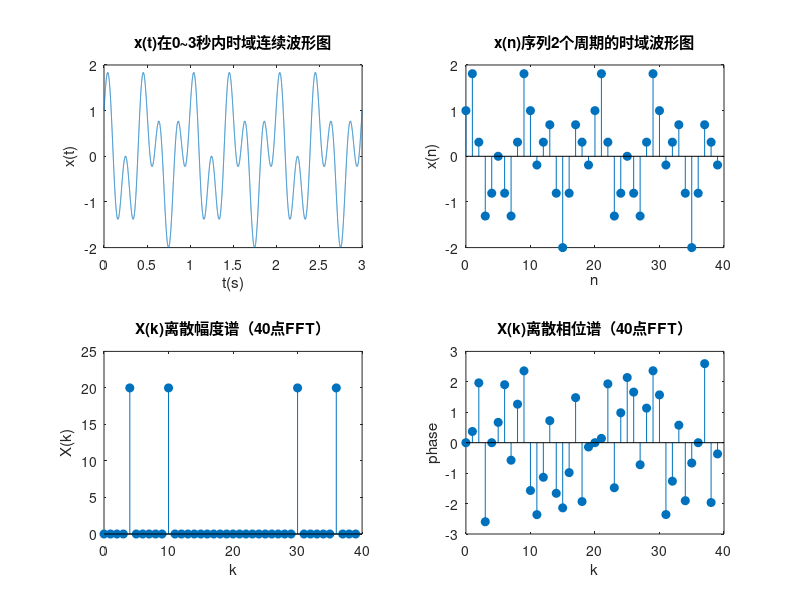

Write MATLAB code to recreate this figure.
%姓名：连宇昊；学号：2020210140；题号：31；
clc;
clear;


fs = 8000;  %模拟抽样频率
t = 0:1/fs:3;
xt = cos(4*pi*t) + sin(10*pi*t);

fs = 20;   %因为fm=5Hz,根据奈奎斯特采样定理，fs>=2fm=10Hz，此处选择20Hz

% 此时fs =20hz ,x(n)=cos(n*pi/5) + sin(n*pi/2)
% 所以此时序列周期为20，即序列取40个采样点即可
n = 0:39; %取40个采样点即可，此处多取一点便于观察
tt = n / fs;   % tt = nTs带入
xn = cos(4*pi*tt) + sin(10*pi*tt);

% 因为序列为周期序列，对其谱分析时，N = kT 即整数倍的序列周期，此处N取40
N = 40;
Xn = fft(xn,N);
Xm = abs(Xn);
Xp = angle(Xn);


figure(1)
subplot(2,2,1)
plot(t,xt);
xlabel('t(s)');
ylabel('x(t)');
title('x(t)在0~3秒内时域连续波形图');
subplot(2,2,2)
stem(n,xn,'fill');
xlabel('n');
ylabel('x(n)');
title('x(n)序列2个周期的时域波形图');
subplot(2,2,3)
stem(0:N-1,Xm,'fill');
xlabel('k');
ylabel('X(k)');
title('X(k)离散幅度谱（40点FFT）');
subplot(2,2,4)
stem(0:N-1,Xp,'fill');
xlabel('k');
ylabel('phase');
title('X(k)离散相位谱（40点FFT）');
